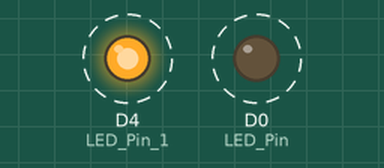
This sketch was run on a simulated ESP8266 (NodeMCU). Shown: output pins drawn as LEDs (lit = HIGH). Dashed ring = blinking. What the sketch prints to the serial monitor is not drawn.

Above: at 0.4 s.
Timing chart, 0 to 3.0 s (numbered marks = the images above):
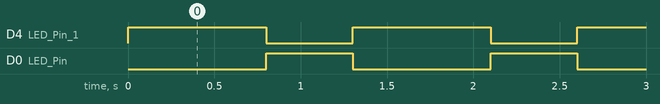

The sketch:

led_blink_with_serial.ino
```cpp
uint8_t LED_Pin = D0;       // declare LED pin on NodeMCU Dev Kit
uint8_t LED_Pin_1=D4;       // Declare LED pin on
void setup() {
Serial.begin(9600);
pinMode(LED_Pin, OUTPUT);   // Initialize the LED pin as an output
pinMode(LED_Pin_1, OUTPUT);
}

void loop() {
digitalWrite(LED_Pin, LOW);
digitalWrite(LED_Pin_1,HIGH);// Turn the LED on
Serial.println("the D0 low and D4 high");
delay(800);                // Wait for a second
digitalWrite(LED_Pin, HIGH);// Turn the LED off
digitalWrite(LED_Pin_1,LOW);
Serial.println("the D0 high and D4 low");
delay(500);                // Wait for a second
}
```

Measured:
- by itself, D4 (LED_Pin_1): alternates HIGH for 0.80 s and LOW for 0.50 s
- by itself, D0 (LED_Pin): alternates HIGH for 0.50 s and LOW for 0.80 s
